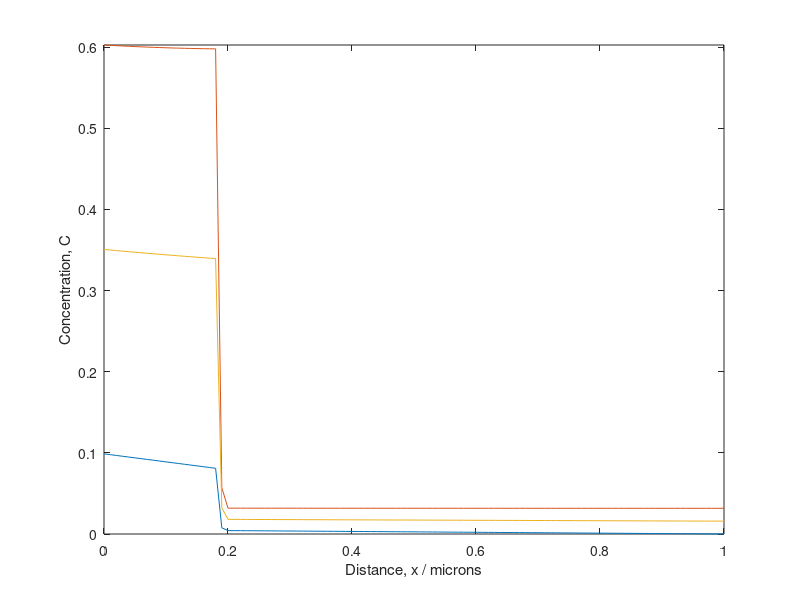

This figure's MATLAB source:
%This script produces a Crank-Nicolson simulation of a stack of two layers
%of material. The main purpose is to simulate a diffusion profile of a system with a GDC
%electrolyte and an LSCF cathode as well as an interface between the two.

clear;close all

%% Define parameters
% Material properties
D_1=.0026638; % Define diffusivity of cathode material [um^2/s] (LSCF)
D_2=0.05;  % Define diffusivity of electrolyte material [um^2/s] (GDC)
k=0.000292; % Define surface exchange coefficient of LSCF [um/s]
D_int=0.02789; %Define interfacial resistance [s/um]
int_width=0;% Define the width of the interface region (0 is the default value)

% Experimental setup
Duration=.2; % Time of exchange in hours (found with Kiloran correction)
L = [0.2;0.8]; % Vector of the layer lengths, first element is the first layer

% Simulation parameters
delta_x=0.01; % Define the spatial step [um]
delta_t=2; % Define the time step [s] (this should be a derived parameter based on max value of sigma)

% Derived properties
%D_int=2*(r/delta_x+1/D_1+1/D_2)^-1; % Define the diffusivity of the interface [um^2/s]
Length=L(1)+L(2); % Total sample length [um]
steps_x=Length/delta_x+1; % Define number of spatial nodes
steps_t=Duration*3600/delta_t+1; % Define number of time steps
x=0:delta_x:Length; % Define the length of the profile in steps of delta_x
sigma_1=D_1*(delta_t)/(2*delta_x^2); % Calculate sigma of LSCF
sigma_2=D_2*(delta_t)/(2*delta_x^2); % Calculate sigma of GDC
sigma_int=D_int*(delta_t)/(2*delta_x^2);% Calculate sigma of the first interface
h=k/D_1; %Calculate h

%% Build simulation components
% Set up a sub-matrix L which contains the information regarding the surface exchange as well as diffusion through the LSCF layer

sub = zeros(round(steps_x)-1,1);
sub(1:L(1)/delta_x-1,1)=sigma_1;
sub(L(1)/delta_x:L(1)/delta_x+1,1)=sigma_int;
sub(L(1)/delta_x+1:end,1)=sigma_2;

sup = zeros(round(steps_x)-1,1);
sup(1:L(1)/delta_x-2,1)=sigma_1;
sup(L(1)/delta_x-1:L(1)/delta_x,1)=sigma_int;
sup(L(1)/delta_x+0:end,1)=sigma_2;

s1 = zeros(round(steps_x),1);
s1(1:L(1)/delta_x-1,1)=1-2*sigma_1;
s1(L(1)/delta_x:L(1)/delta_x+1,1)=1-2*sigma_int;
s1(L(1)/delta_x+1:end,1)=1-2*sigma_2;

A = full(gallery('tridiag',sub,s1,sup));
A(1,1) = 1-2*sigma_1*(1+delta_x*h); %Surface boundary condition
A(1,2) = 2*sigma_1; %Surface boundary condition
A(end,end) = 1+sigma_2; %Mirror boundary condition parameters
A(end,end-1) = -2*sigma_2;
A(end,end-2) = sigma_2;

A_n = full(gallery('tridiag',-sub,-s1+2,-sup));
A_n(1,1) = 1+2*sigma_1*(1+delta_x*h); %Surface boundary condition
A_n(1,2) = -2*sigma_1; %Surface boundary condition
A_n(end,end) = 1-sigma_2; %Mirror boundary condition parameters
A_n(end,end-1) = 2*sigma_2;
A_n(end,end-2) = -sigma_2;

A_Di = full(gallery('tridiag',sub,s1,sup));
A_Di(1,1) = 1-2*sigma_1*(1+delta_x*h); %Surface boundary condition
A_Di(1,2) = 2*sigma_1; %Surface boundary condition
A_Di(end,end) = 1; % Dirichlet boundary condition
A_Di(end,end-1) = 0;
A_Di(end,end-2) = 0;

A_n_Di = full(gallery('tridiag',-sub,-s1+2,-sup));
A_n_Di(1,1) = 1+2*sigma_1*(1+delta_x*h); %Surface boundary condition
A_n_Di(1,2) = -2*sigma_1; %Surface boundary condition
A_n_Di(end,end) = 1; %Mirror boundary condition parameters
A_n_Di(end,end-1) = 0;
A_n_Di(end,end-2) = 0;

%%%%%%%%%%%%%%%%%%%%%%%%%%%%%%%%%%%%%%%%%%%%%%%%%%%%%%%%%%%%%%%%%%%%%

% Define surface exchange vector
G = zeros(round(steps_x), 1);
G(1) = 4*delta_x*sigma_1*h; %surface boundary condition vector G

C = zeros(round(steps_x),1);%Initial position vector, 0 everywhere
C_Di = zeros(round(steps_x),1);


%% Run the iterative matrix calculation

for t=1:steps_t
    C = A_n\(A*C+G);
    C_Di = A_n_Di\(A_Di*C_Di+G);
    plot(x,C_Di,x,C,x,(C+C_Di)/2);
    xlim([0 Length])
    ylim([-0 inf]);
    xlabel('Distance, x / microns')
    ylabel('Concentration, C')
    drawnow
end

hold off

%Optional code to produce noisy data that can be used to test fitting
%functions

% snr = 50;
% out = awgn(C,snr);varargin;
% 
% plot(out)
% 
% writematrix(out,'GenNoiseInt.txt')



%%%%%%%%%%%%%%%%%%%%%%%%%%%%%%%%%%%%%%%%%%%%%%%%%%%%%%%
%% Initialise figure
% Fig=figure(...
%     'Units','normalized',...
%     'Position',[.3 .5 .5 .4],...
%     'Color',[1 1 1],...%    'renderer','painters',...
%     'WindowStyle','normal',...
%     'PaperPositionMode','auto',...
%     'PaperOrientation','landscape');
% h=plot(x,C,x,C_Di,x,C_t,'x-',[L(1),L(1)],[0,1],'k:','linewidth',1.5);
% set(gca,'TickLabelInterpreter','latex',...
%     'LineWidth',1.2,...
%     'FontSize',16);
% xlim([0 Length])
% ylim([0 1]); %inf is quite annoying to watch :-)
% xlabel('Distance, $x$ / microns','interpreter','latex')
% ylabel('Normalised isotopic fraction, $C''$','interpreter','latex')
% linkdata on %This updates the data in the plot
% set(gca,'TickLabelInterpreter','latex',...
%     'LineWidth',1.2,...
%     'FontSize',16);
% legend('C-N Simulation','Interface location', 'Interpreter','Latex');



% A(L(1)/delta_x,L(1)/delta_x-1)=sigma_1+0.25*(sigma_int-sigma_1);
% A(L(1)/delta_x,L(1)/delta_x)=1-2*sigma_1;
% A(L(1)/delta_x,L(1)/delta_x+1)=sigma_1-0.25*(sigma_int-sigma_1);
%
% A(L(1)/delta_x+1,L(1)/delta_x)=sigma_int+0.25*(sigma_2-sigma_1);
% A(L(1)/delta_x+1,L(1)/delta_x+1)=1-2*sigma_int;
% A(L(1)/delta_x+1,L(1)/delta_x+2)=sigma_int-0.25*(sigma_2-sigma_1);
%
% A(L(1)/delta_x+2,L(1)/delta_x+1)=sigma_2+0.25*(sigma_2-sigma_int);
% A(L(1)/delta_x+2,L(1)/delta_x+2)=1-2*sigma_2;
% A(L(1)/delta_x+2,L(1)/delta_x+3)=sigma_2-0.25*(sigma_2-sigma_int);

%%%%%%%%%%%%%%%%%%%%%%%%%%%%%%%%%%%%%%%%%%%%%%%%

% A_n(L(1)/delta_x,L(1)/delta_x-1)=-sigma_1+0.25*(sigma_int-sigma_1);
% A_n(L(1)/delta_x,L(1)/delta_x)=1+2*sigma_1;
% A_n(L(1)/delta_x,L(1)/delta_x+1)=-sigma_1-0.25*(sigma_int-sigma_1);
%
% A_n(L(1)/delta_x+1,L(1)/delta_x)=-sigma_int+0.25*(sigma_2-sigma_1);
% A_n(L(1)/delta_x+1,L(1)/delta_x+1)=1+2*sigma_int;
% A_n(L(1)/delta_x+1,L(1)/delta_x+2)=-sigma_int-0.25*(sigma_2-sigma_1);
%
% A_n(L(1)/delta_x+2,L(1)/delta_x+1)=-sigma_2+0.25*(sigma_2-sigma_int);
% A_n(L(1)/delta_x+2,L(1)/delta_x+2)=1+2*sigma_2;
% A_n(L(1)/delta_x+2,L(1)/delta_x+3)=-sigma_2-0.25*(sigma_2-sigma_int);